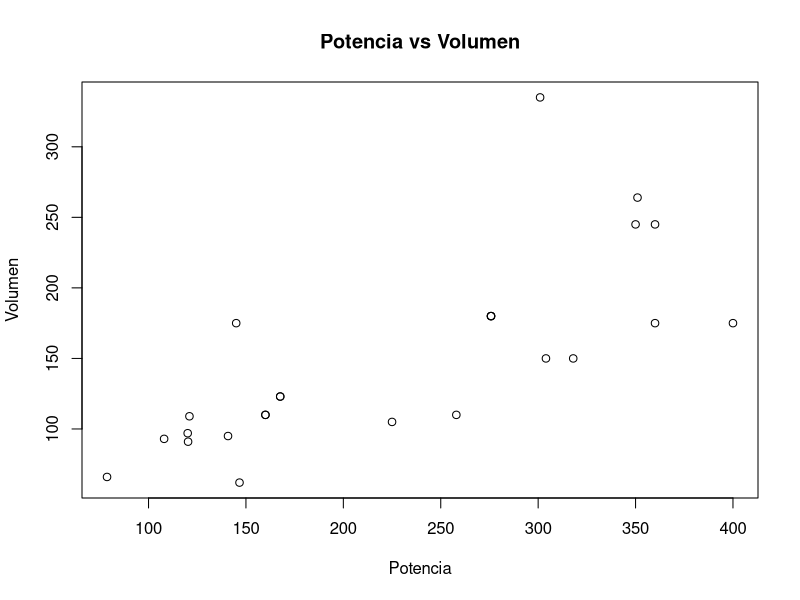
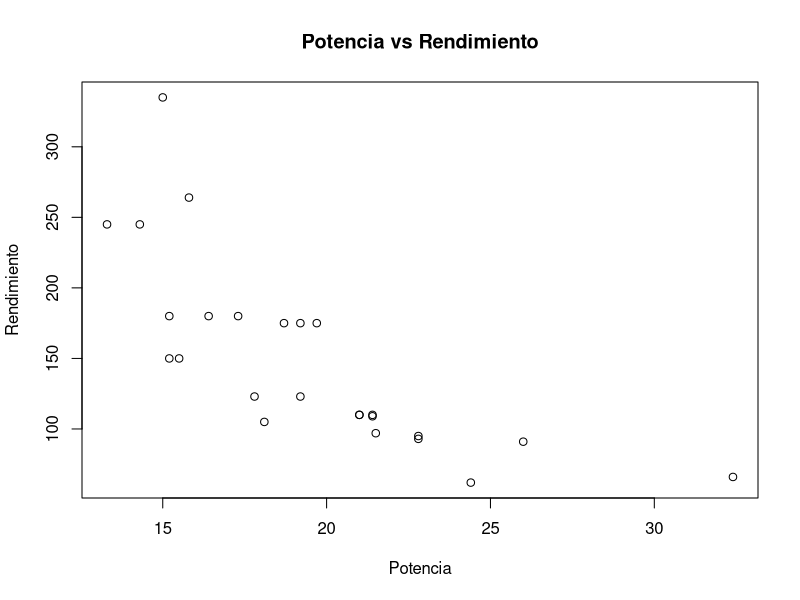
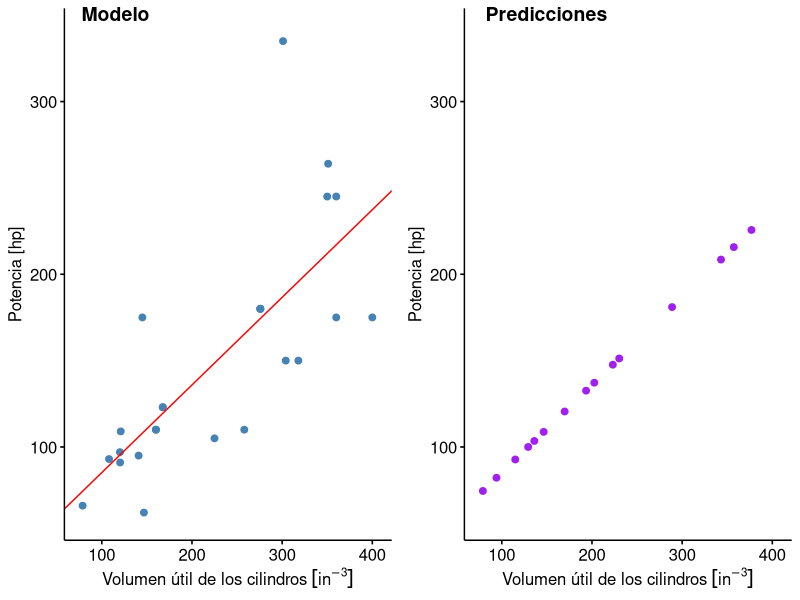
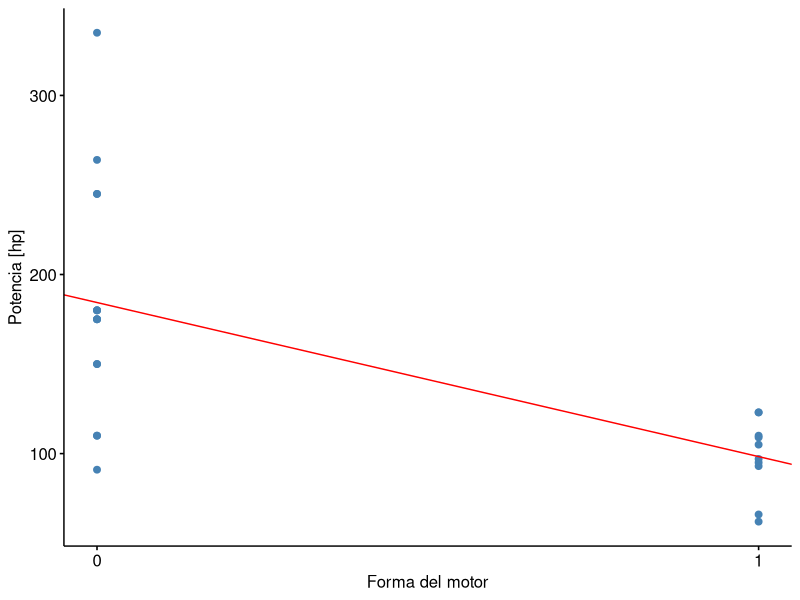
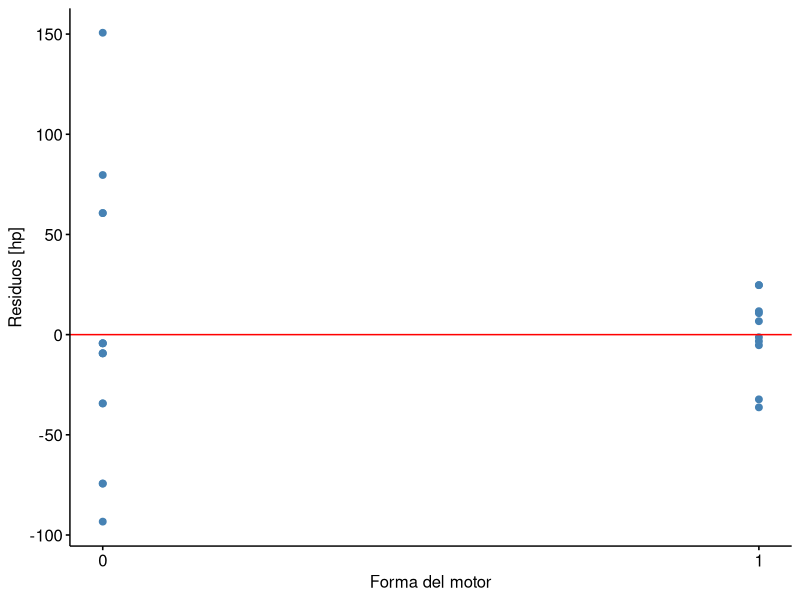
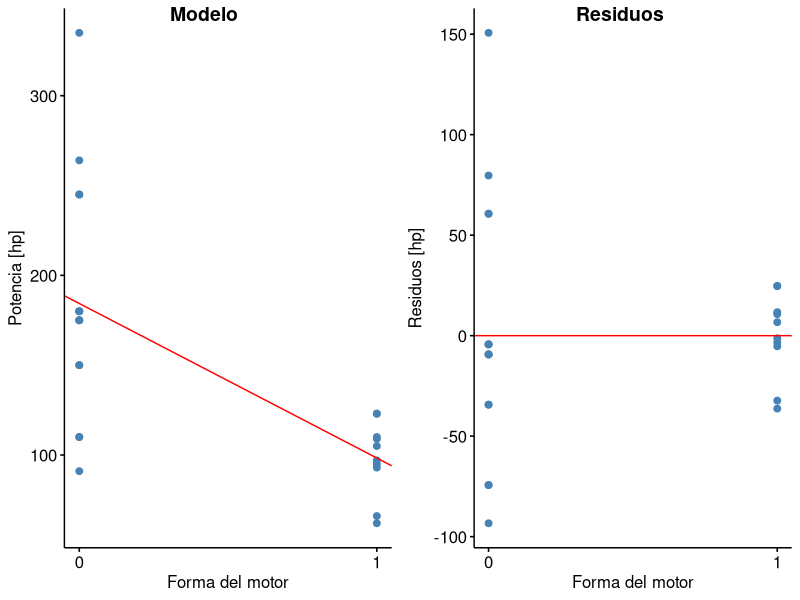

Write R code to recreate these figures, in order. (Note: this script raises an error after producing the figures.)
## ---- chunk 1
#Cargamos el conjunto de daots mtcars
data(mtcars)
## ---- chunk 2
library(dplyr)

#Filtramos los datos
mtcars_filter <- mtcars %>% filter(mtcars$wt >= 2 & mtcars$wt <= 5) %>% select(hp, disp, mpg)

potencia <- mtcars_filter$hp
volumen <- mtcars_filter$disp
rendimiento <- mtcars_filter$mpg

#Creamos el grafico de dispersion

plot(volumen, potencia, xlab = "Potencia", ylab = "Volumen", main = "Potencia vs Volumen")
media_volumen <- mean(volumen)
sd_volumen <- sd(volumen)

cat("La media del volumen es: ", media_volumen, "\n")
cat("La desviacion estandar del volumen es: ", sd_volumen, "\n")

#Creamos el grafico de dispersion

plot(rendimiento, potencia, xlab = "Potencia", ylab = "Rendimiento", main = "Potencia vs Rendimiento")
media_rendimiento <- mean(rendimiento)
sd_rendimiento <- sd(rendimiento)

cat("La media del rendimiento es: ", media_rendimiento, "\n")
cat("La desviacion estandar del rendimiento es: ", sd_rendimiento, "\n")


## ---- chunk 3
#Calculamos la correlacion entre potencia y volumen

correlacion_potencia_volumen <- cor(potencia, volumen)

cat("La correlacion entre potencia y volumen es: ", correlacion_potencia_volumen, "\n")

#Calculamos la correlacion entre potencia y rendimiento

correlacion_potencia_rendimiento <- cor(potencia, rendimiento)

cat("La correlacion entre potencia y rendimiento es: ", correlacion_potencia_rendimiento, "\n")
## ---- chunk 4
correlacion_total <- cor(mtcars)

print(correlacion_total)
## ---- chunk 5
library(dplyr)
library(ggpubr)
library(ggplot2)

#Filtramos los datos
mtcars_filter <- mtcars %>% filter(mtcars$wt >= 2 & mtcars$wt <= 5) 

#Ajustamos modelo con R

modelo <- lm(hp ~ disp, data = mtcars_filter)

print(summary(modelo))

#Graficamos los datos y el modelo obtenido

g1 <- ggscatter(mtcars_filter, x = "disp", y = "hp", 
                color = "steelblue", fill = "steelblue",
                ylab = "Potencia [hp]")
g1 <- g1 + geom_abline(intercept = coef(modelo)[1],
                       slope = coef(modelo)[2],
                       color = "red")
g1 <- g1 + xlab(bquote("Volumen útil de los cilindros" ~ group("[" , "in"^-3, "]")))

# Definir valores del predictor para vehículos no incluidos en el conjunto mtcars
disp <- c(169.694, 230.214, 79.005, 94.085, 343.085,
          136.073, 357.305, 288.842, 223.128, 129.217,
          146.432, 193.474, 376.874, 202.566, 114.928)

# Usar el modelo para predecir el rendimiento de estos modelos
potencia_est <- predict(modelo, data.frame(disp))

# Graficar los valores predichos
nuevos <- data.frame(disp, hp = potencia_est)
g2 <- ggscatter(nuevos, x = "disp", y = "hp",
                color = "purple", fill = "purple",
                ylab = "Potencia [hp]")
g2 <- g2 + xlab(bquote("Volumen útil de los cilindros" ~ group("[" , "in"^-3, "]")))

# Unir los gráficos en uno solo
g1 <- ggpar(g1, xlim = c(75, 405), ylim = c(60, 340))
g2 <- ggpar(g2, xlim = c(75, 405), ylim = c(60, 340))
g <- ggarrange(g1, g2,
               labels = c("Modelo", "Predicciones"),
               hjust = c(-1.2, -0.7))
print(g)

## ---- chunk 6
disp_nuevo <- 244.095
potencia_est <- predict(modelo, data.frame(disp = disp_nuevo))

cat("La potencia estimada para un motor con una cilindrada de 244.095 in^3 es: ", potencia_est, "\n")

## ---- chunk 7
library(ggpubr)

# Obtener los datos.
datos <- mtcars |> filter(wt > 2 & wt < 5)

# Verificar correlación.
print(cor(datos[, c("hp", "am", "vs")]))

# Ajustar modelo con R.
modelo_vs <- lm(hp ~ vs, data = datos)
print(summary(modelo_vs))

# Graficar el modelo.
g1 <- ggscatter(datos, x = "vs", y = "hp",
                color = "steelblue", fill = "steelblue",
                xlab = "Forma del motor", ylab = "Potencia [hp]",
                xticks.by = 1)
g1 <- g1 + geom_abline(intercept = coef(modelo_vs)[1],
                       slope = coef(modelo_vs)[2],
                       color = "red")
print(g1)

# Graficar residuos.
residuos <- modelo_vs[["residuals"]]
datos <- cbind(datos, residuos)

g2 <- ggscatter(datos, x = "vs", y = "residuos",
                color = "steelblue", fill = "steelblue",
                xlab = "Forma del motor", ylab = "Residuos [hp]",
                xticks.by = 1)
g2 <- g2 + geom_hline(yintercept = 0, color = "red")
print(g2)

# Unir los gráficos en uno solo
g <- ggarrange(g1, g2,
               labels = c("Modelo", "Residuos"),
               hjust = c(-2.5, -2.0))
print(g)

## ---- chunk 8
library(car)
library(dplyr)
library(ggpubr)

# Cargar y filtrar los datos. Se usan los datos de mtcars pero solo aquellos con peso entre 2 y 5.
datos <- mtcars |> filter(wt > 2 & wt < 5)

# Ajustar modelo con R. Se ajusta un modelo de regresión lineal simple donde el rendimiento (hp) 
# se predice en función del desplazamiento del motor (disp).
modelo <- lm(hp ~ disp, data = datos)

# Desplegar gráficos de residuos y mostrar pruebas de curvatura.
# La función `residualPlots()` permite visualizar la relación entre los residuos y las variables para detectar curvaturas.
# Se especifica que se usen residuos estandarizados y se destacan las posibles curvas en rojo.
cat("Pruebas de curvatura:\n")
residualPlots(modelo, type = "rstandard",
              id = list(method = "r", n = 3, cex = 0.7, location = "lr"),
              col = "steelblue", pch = 20, col.quad = "red")

# Verificar independencia de los residuos
# La función `durbinWatsonTest()` verifica la independencia de los residuos, importante para validar la regresión.
# El valor del estadístico Durbin-Watson indica si hay autocorrelación en los residuos.
set.seed(19)
db <- durbinWatsonTest(modelo)
cat("\nPrueba de independencia:\n")
print(db)

# Desplegar gráficos marginales.
# La función `marginalModelPlots()` grafica los predictores frente a los residuos para identificar patrones.
# Esto ayuda a verificar si la relación entre las variables es realmente lineal.
marginalModelPlots(modelo, sd = TRUE,
                   id = list(method = "r", n = 3, cex = 0.7, location = "lr"),
                   col = "steelblue", pch = 20, col.line = c("steelblue", "red"))

# Prueba de la varianza del error no constante (homocedasticidad).
# La función `ncvTest()` realiza la prueba de homocedasticidad (Breusch-Pagan), 
# verificando si la varianza de los residuos es constante.
cat("\nPrueba de homocedasticidad:\n")
print(ncvTest(modelo))

# Desplegar gráficos de influencia.
# La función `influencePlot()` grafica los puntos de datos para identificar observaciones que podrían ser influyentes.
# Los casos influyentes pueden afectar significativamente la estimación de los parámetros del modelo.
casos_influyentes <- influencePlot(modelo, id = list(cex = 0.7))
cat("\nCasos que podrían ser influyentes:\n")
print(casos_influyentes)


## ---- chunk 9
#Prueba de apalancamiento

# Calcular el apalancamiento de cada observación.

apalancamiento <- hatvalues(modelo)

# Calcular el promedio del apalancamiento.

promedio_apalancamiento <- 2 / nrow(datos)

# Identificar observaciones con apalancamiento mayor al doble del promedio.

observaciones_influyentes <- which(apalancamiento > 2 * promedio_apalancamiento)

cat("Observaciones influyentes:\n")

print(observaciones_influyentes)
print(apalancamiento)

## ---- chunk 10
# Cargar el conjunto de datos mtcars
data(mtcars)

# Filtrar los datos según las condiciones
library(dplyr)
mtcars_filter <- mtcars %>% filter(mtcars$wt >= 2 & mtcars$wt <= 5)

# Definir variables necesarias
volumen <- mtcars_filter$disp
n <- length(volumen)

# Función para calcular el apalancamiento manualmente
calcular_apalancamiento_manual <- function(x) {
  x_bar <- mean(x)
  numerador <- (x - x_bar)^2
  denominador <- sum((x - x_bar)^2)
  apalancamiento <- (1 / n) + (numerador / denominador)
  return(apalancamiento)
}

# Calcular el apalancamiento usando la función creada
apalancamiento_manual <- calcular_apalancamiento_manual(volumen)

# Calcular el apalancamiento usando la función hatvalues() en un modelo ajustado
modelo <- lm(hp ~ disp, data = mtcars_filter)
apalancamiento_hatvalues <- hatvalues(modelo)

# Comparar ambos métodos
cat("Apalancamiento calculado manualmente:\n")
print(apalancamiento_manual)

cat("\nApalancamiento calculado con hatvalues():\n")
print(apalancamiento_hatvalues)

# Verificar si los valores coinciden
diferencias <- apalancamiento_manual - apalancamiento_hatvalues
cat("\nDiferencias entre el apalancamiento manual y hatvalues():\n")
print(diferencias)

# Mostrar si existen diferencias significativas
if (all(abs(diferencias) < 1e-10)) {
  cat("\nLos valores de apalancamiento calculados manualmente y con hatvalues() son iguales.\n")
} else {
  cat("\nExisten diferencias entre los valores calculados manualmente y con hatvalues().\n")
}

